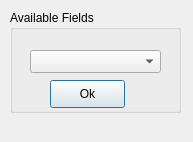
<ui version="4.0" >
 <class>ColumnMeaningDialog</class>
 <widget class="QDialog" name="ColumnMeaningDialog" >
  <property name="geometry" >
   <rect>
    <x>0</x>
    <y>0</y>
    <width>193</width>
    <height>142</height>
   </rect>
  </property>
  <property name="windowTitle" >
   <string>Dialog</string>
  </property>
  <widget class="QGroupBox" name="groupBox" >
   <property name="geometry" >
    <rect>
     <x>10</x>
     <y>10</y>
     <width>171</width>
     <height>103</height>
    </rect>
   </property>
   <property name="title" >
    <string>Available Fields</string>
   </property>
   <widget class="QComboBox" name="cbFields" >
    <property name="geometry" >
     <rect>
      <x>20</x>
      <y>40</y>
      <width>131</width>
      <height>23</height>
     </rect>
    </property>
   </widget>
   <widget class="QPushButton" name="pbtnOk" >
    <property name="geometry" >
     <rect>
      <x>40</x>
      <y>70</y>
      <width>75</width>
      <height>28</height>
     </rect>
    </property>
    <property name="text" >
     <string>Ok</string>
    </property>
   </widget>
  </widget>
 </widget>
 <resources/>
 <connections/>
</ui>
